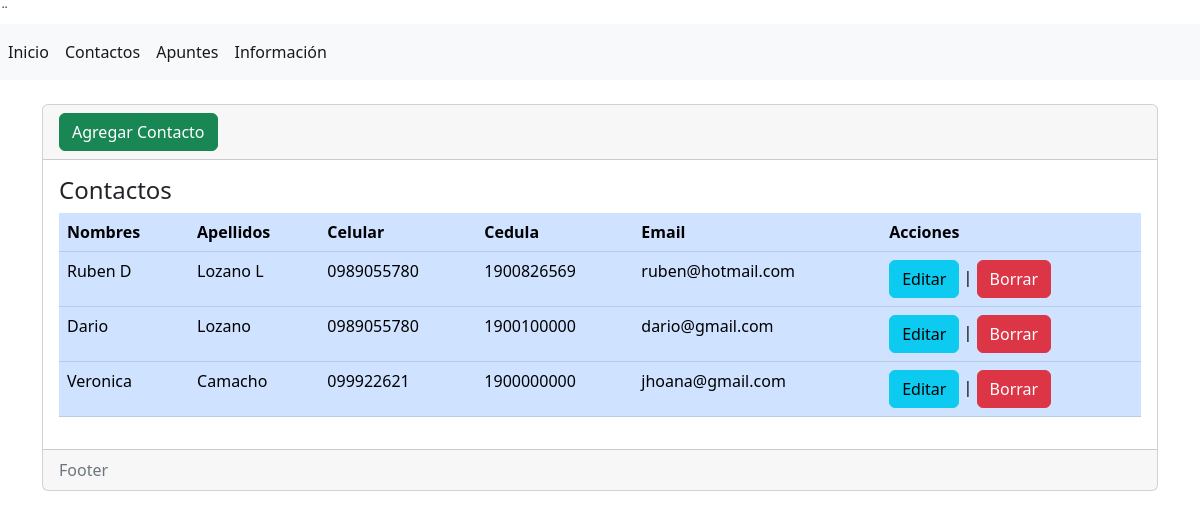
/contactos, run on the app's committed database.
### appUno/models.py (models this page shows, shortened)
class Contacto(models.Model):
	nombre=models.CharField(max_length=30)
	apellido=models.CharField(max_length=30)
	celular=models.CharField(max_length=10)
	cedula=models.CharField(max_length=30)
	email=models.CharField(max_length=30)

### appUno/views.py (the view)
# urls.py: path('contactos', views.contactos, name='contactos'),
def contactos(request):
	contactos=Contacto.objects.all()
	return render(request, 'contactos/index.html', {'contactos': contactos})

### appUno/templates/contactos/index.html (shortened to what this page needs)
{% extends "base.html" %}
{% block contenido %}
<div class="card">
    <div class="card-header">
        <a name="" id="" class="btn btn-success" href="{% url 'crear_contacto' %}" role="button">Agregar Contacto</a>
    </div>
    <div class="card-body">
        <h4 class="card-title">Contactos</h4>
<div class="table-responsive">
    <table class="table table-primary">
        <thead>
            <tr>
                <th scope="col">Nombres</th>
                <th scope="col">Apellidos</th>
                <th scope="col">Celular</th>
                <th scope="col">Cedula</th>
                <th scope="col">Email</th>
                <th scope="col">Acciones</th>
            </tr>
        </thead>
        <tbody>
            {% for contacto in contactos %}
            <tr class="">
                <td>{{contacto.nombre}}</td>
                <td>{{contacto.apellido}}</td>
                <td>{{contacto.celular}}</td>
                <td>{{contacto.cedula}}</td>
                <td>{{contacto.email}}</td>
                <td>
                    <a name="" id="" class="btn btn-info" href="{% url 'editar_contacto' contacto.id %}" role="button">Editar</a> |
                    <a name="" id="" class="btn btn-danger" href="{% url 'eliminar_contacto' contacto.cedula %}" role="button">Borrar</a>
                </td>
            </tr>
            {% endfor %}
        </tbody>
    </table>
</div>
    </div>
    <div class="card-footer text-muted">
        Footer
    </div>
</div>
{% endblock %}

### data on the page
Contacto: nombre "Ruben D", apellido "Lozano L", celular "0989055780", cedula "1900826569", email "ruben@hotmail.com"
Contacto: nombre "Dario", apellido "Lozano", celular "0989055780", cedula "1900100000", email "dario@gmail.com"
Contacto: nombre "Veronica", apellido "Camacho", celular "099922621", cedula "1900000000", email "jhoana@gmail.com"
